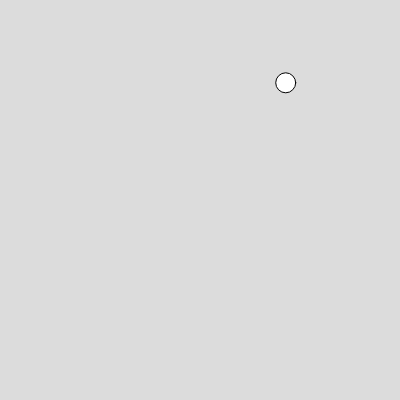
Frame 1 (no input)
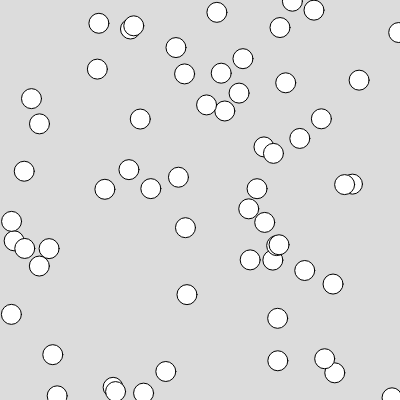
Frame 60 (no input)
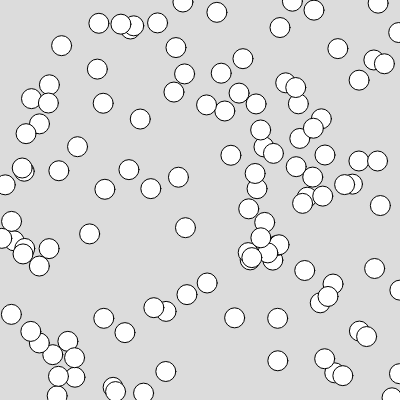
Frame 120 (the mouse pressed at the canvas centre since frame 60)

The p5.js sketch that drew these frames (run headless with seeded random() and noise() and a simulated clock; from frame 60 on, the mouse is pressed at the canvas centre):

// p5.js sketch
// ── sketch.js

function setup() {
    createCanvas(400, 400);
    background(220);
  }
  
  function draw() {
    circle(random(width), random(height), 20)
  }
